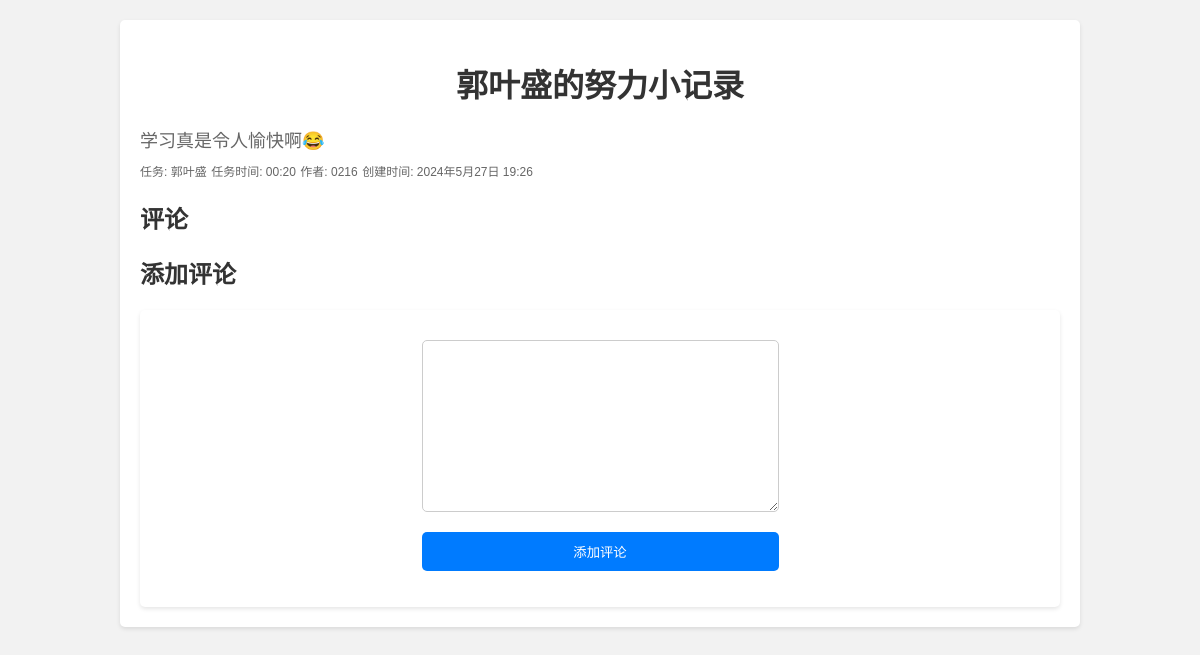
The app's page /post/21/ (signed in), older data.
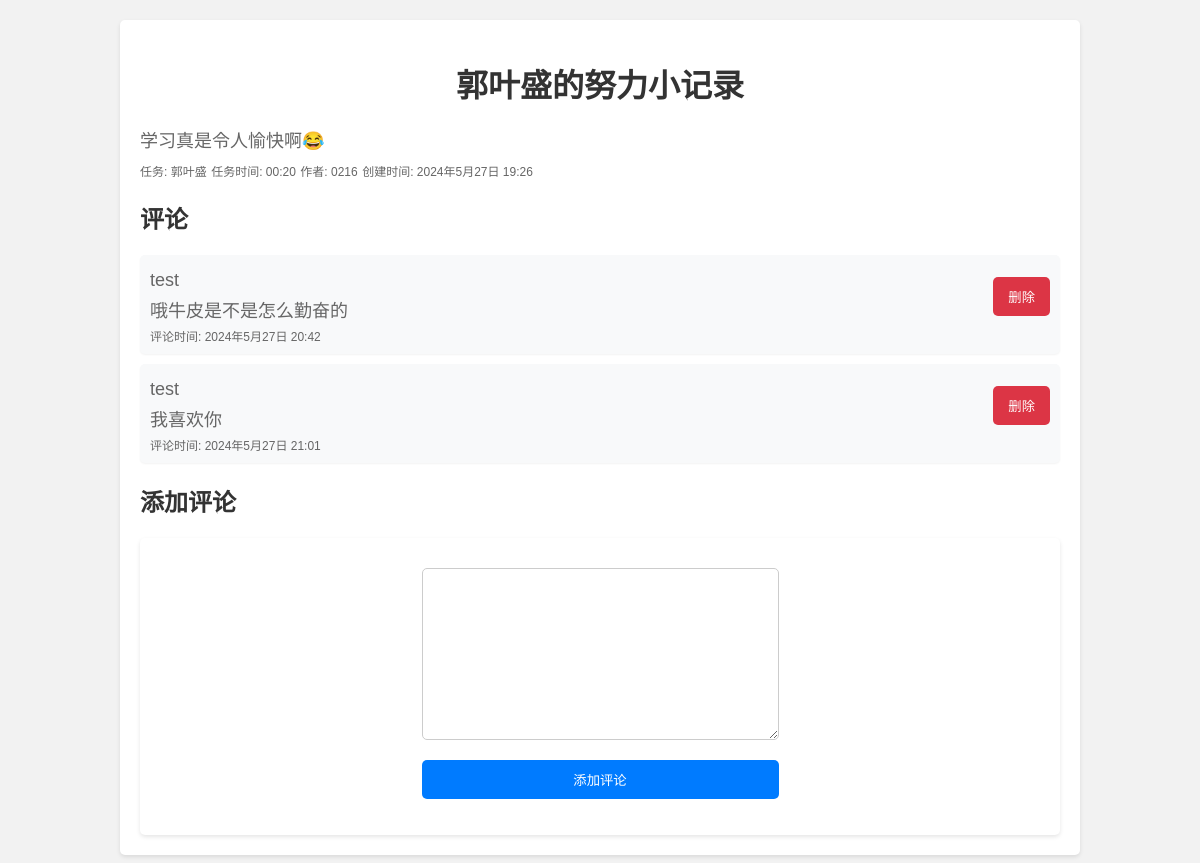
The same page, newer data.
### community/models.py (models this page shows, shortened)
class Comment(models.Model):
    post = models.ForeignKey(Post, related_name='comments', on_delete=models.CASCADE)
    author = models.ForeignKey(User, on_delete=models.CASCADE)
    content = models.TextField()
    created_at = models.DateTimeField(auto_now_add=True)
    class Meta:
        db_table = 'comment_tb'
        verbose_name = '评论'
        verbose_name_plural = verbose_name

### community/views.py (the view)
# urls.py: path('post/<int:post_id>/', views.post_detail, name='post_detail'),  # 添加帖子详细页面的URL模式
@login_required
def post_detail(request, post_id):
    post = get_object_or_404(Post, id=post_id)
    comments = post.comments.all()
    if request.method == 'POST':
        form = CommentForm(request.POST)
        if form.is_valid():
            comment = form.save(commit=False)
            comment.post = post
            comment.author = request.user
            comment.save()
            return redirect('post_detail', post_id=post.id)
    else:
        form = CommentForm()
    return render(request, 'community/post_detail.html', {'post': post, 'comments': comments, 'form': form})

### community/forms.py
class CommentForm(forms.ModelForm):
    class Meta:
        model = Comment
        fields = ['content']
        labels = {
            'content': ''
        }

### community/templates/community/post_detail.html (shortened to what this page needs)
{% load static %}
{% load filters %}
<link rel="stylesheet" href="{% static 'community/post_detail_style.css' %}">
{% block content %}
  <div class="post-detail">
    <h1>{{ post.title }}</h1>
    <p>{{ post.content }}</p>
    <p1>任务: {{ post.task }}</p1>
    <p1>任务时间: {{ post.task_time }}</p1>
    <p1>作者: {{ post.author.username }}</p1>
    <p1>创建时间: {{ post.created_at }}</p1>
    <h2>评论</h2>
    <ul class="comment-list">
      {% for comment in comments %}
        <li class="comment">
            <div>
                <p>{{ comment.author.username }}</p>
                <p>{{ comment.content }}</p>
              <p1 class="comment-time">评论时间: {{ comment.created_at }}</p1>
            </div>
              {% if user.is_authenticated and user == comment.author %}
                <form method="post" action="{% url 'delete_comment' post.id comment.id %}">
                  <button type="submit" class="red-button">删除</button>
                </form>
              {% endif %}
        </li>
      {% endfor %}
    </ul>
    <h2>添加评论</h2>
    <div class="comment-form">
      <form method="post">
        {{ form.as_p }}
        <button type="submit">添加评论</button>
      </form>
    </div>
  </div>
{% endblock %}

Row changes from the older to the newer data that the page shows:
added Comment: author.username "test", content "哦牛皮是不是怎么勤奋的", created_at "2024年5月27日 20:42", shows "删除"
added Comment: author.username "test", content "我喜欢你", created_at "2024年5月27日 21:01", shows "删除"
